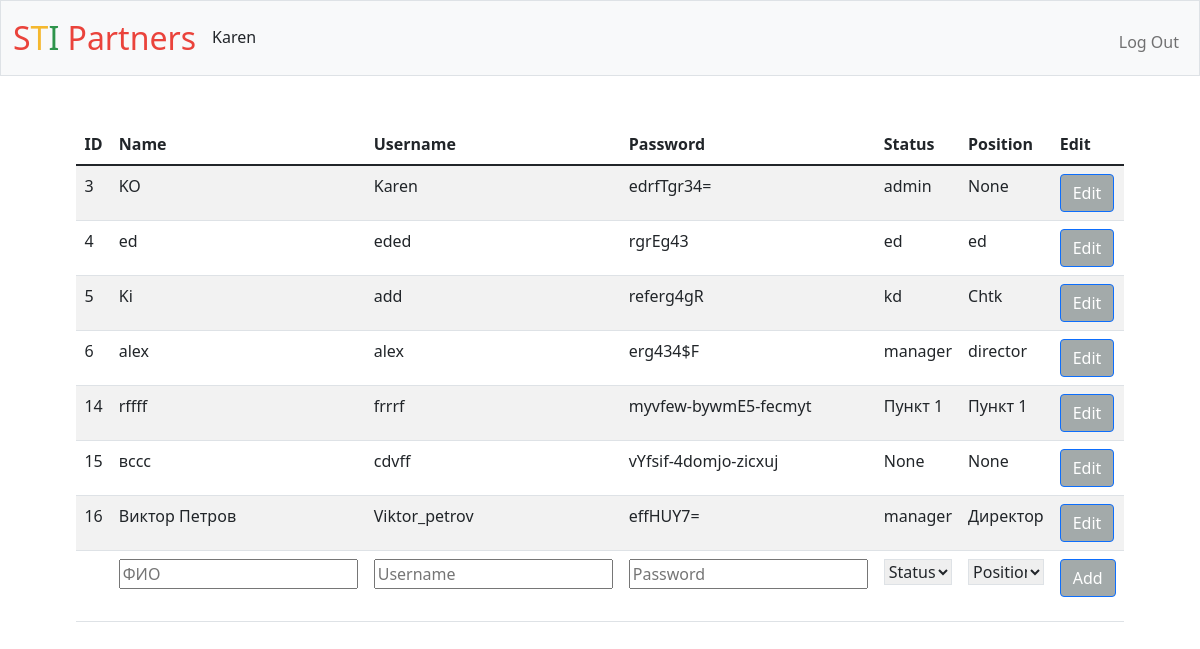
Page / (signed in) on the earlier database version.
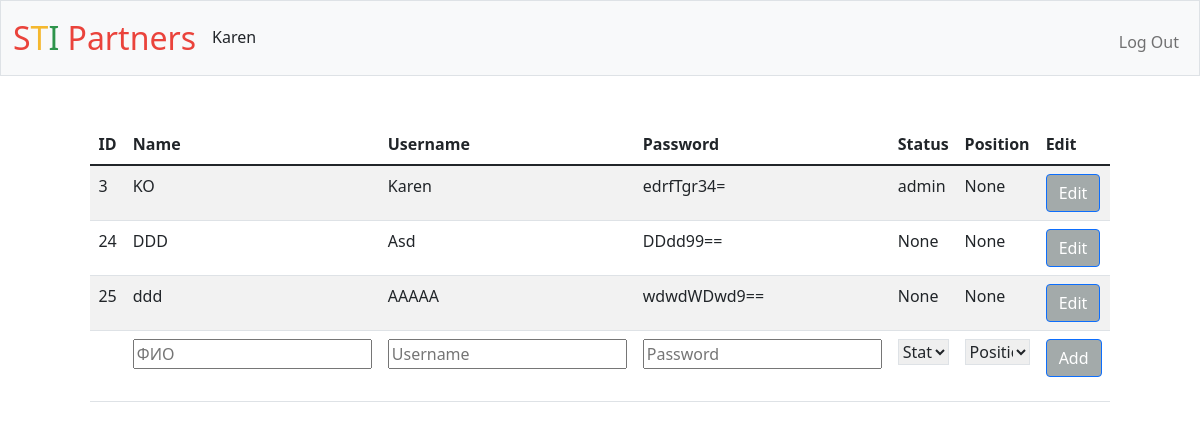
Same page on the later database version.
### tables this page shows
CREATE TABLE users (id INTEGER PRIMARY KEY AUTOINCREMENT NOT NULL, username TEXT NOT NULL, hash TEXT NOT NULL, status TEXT, name text, position text);

### app.py (the view)
@app.route("/")
@login_required
def index():
    if session["user_status"] == "admin":
        users = db.execute("SELECT * FROM users")
        return render_template("admin.html", users = users)
    elif session["user_status"] == "manager":
        return render_template("index.html")
    else:
        return render_template("index.html")

### app.py (called while the page is built)
@app.after_request
def after_request(response):
    response.headers["Cache-Control"] = "no-cache, no-store, must-revalidate"
    response.headers["Expires"] = 0
    response.headers["Pragma"] = "no-cache"
    return response

### helpers.py (called while the page is built)
def login_required(f):
    @wraps(f)
    def decorated_function(*args, **kwargs):
        if session.get("user_id") is None:
            return redirect("/login")
        return f(*args, **kwargs)
    return decorated_function

### templates/admin.html (shortened to what this page needs)
{% extends "layout.html" %}
{% block main %}
    <table class="table table-striped"  style="margin:auto; width: 82%; text-align:left">
        <thead>
            <tr style="text-align:left">
                <th style="text-align:left">ID</th>
                <th style="text-align:left">Name</th>
                <th>Username</th>
                <th>Password</th>
                <th>Status</th>
                <th>Position</th>
                <th>Edit</th>
            </tr>
        </thead>
        <tbody>
            {% for user in users %}
            <tr>
                <td style="text-align:left">{{ user.id }} </td>
                <td style="text-align:left">{{ user.name }}</td>
                <td>{{ user.username }}</td>
                <td>{{ user.hash }}</td>
                <td>{{ user.status }}</td>
                <td>{{ user.position }}</td>
                <td style="width:13%;"> <div style="float: left; ">
                    <form action="/edit" method="post">
                        <button class="btn btn-primary" type="submit">Edit</button>
                    </form>
                </div>
                </td>
            </tr>
            {% endfor %}
            <tr>
                <form action="/register" method="post" name="register" onsubmit="return validateForm()">
                <td></td>
                <td><input  autocomplete="off" id="name" name="name"  placeholder="ФИО" type="text"  minlength="" maxlength="30" ></td>
                <td><input autocomplete="off" id="username" name="username"  placeholder="Username" type="text"  minlength="" maxlength="30"></td>
                <td><input autocomplete="off" id="password" name="password" placeholder="Password" type="password"  minlength="" maxlength="30" ></td>
                <td>
                    <select name="status" class="table table-striped">
                        <option disabled selected>Status</option>
                    </select>
                </td>
                <td>
                    <select name="position" class="table table-striped">
                        <option disabled selected>Position</option>
                    </select>
                </td>
                <td>
                    <button class="btn btn-primary" type="submit" id="button" >Add</button>
                </td>
            </tr>
        </tbody>
    </table>
{% endblock %}

### templates/layout.html (shortened to what this page needs)
<!DOCTYPE html>
<html lang="en">
    <head>
        <link href="https://cdn.jsdelivr.net/npm/bootstrap@5.1.3/dist/css/bootstrap.min.css" rel="stylesheet">
        <link href="https://cdn.jsdelivr.net/npm/bootstrap@5.1.3/dist/css/bootstrap.min.css" rel="stylesheet">
        <link href="/static/styles.css" rel="stylesheet">
    </head>
    <body>
        <nav class="bg-light border navbar navbar-expand-md navbar-light">
            <div class="container-fluid">
                <a class="navbar-brand" href="/"><span class="red">S</span><span class="yellow">T</span><span class="green">I</span> <span class="red">Partners</span></a>
                <div class="collapse navbar-collapse" id="navbar">
                    {% if session["user_id"] %}
                        <ul class="navbar-nav me-auto mt-2">
                            <li><h6>{{ session["user_name"] }}</h6></li>
                        </ul>
                        <ul class="navbar-nav ms-auto mt-2">
                            <li class="nav-item"><a class="nav-link" href="/logout">Log Out</a></li>
                        </ul>
                    {% else %}
                        <ul class="navbar-nav ms-auto mt-2">
                            <li class="nav-item"><a class="nav-link" href="/login">Log In</a></li>
                        </ul>
                    {% endif %}
                </div>
            </div>
        </nav>
        <main class="container-fluid py-5 text-center">
            {% block main %}{% endblock %}
        </main>
    </body>
</html>

### static/styles.css (style rules this page uses)
nav .navbar-brand { font-size: xx-large; }
nav .navbar-brand .red { color: #ea433b; }
nav .navbar-brand .yellow { color: #f5b82e; }
nav .navbar-brand .green { color: #2e944b; }
.btn-primary { background-color: rgb(163, 170, 170); }

Differences in the rows shown:
removed users: id "4", name "ed", username "eded", hash "rgrEg43", status "ed", position "ed"
removed users: id "5", name "Ki", username "add", hash "referg4gR", status "kd", position "Chtk"
removed users: id "6", name "alex", username "alex", hash "erg434$F", status "manager", position "director"
removed users: id "14", name "rffff", username "frrrf", hash "myvfew-bywmE5-fecmyt", status "Пункт 1", position "Пункт 1"
removed users: id "15", name "вссс", username "cdvff", hash "vYfsif-4domjo-zicxuj", status "None", position "None"
removed users: id "16", name "Виктор Петров", username "Viktor_petrov", hash "effHUY7=", status "manager", position "Директор"
added users: id "24", name "DDD", username "Asd", hash "DDdd99==", status "None", position "None"
added users: id "25", name "ddd", username "AAAAA", hash "wdwdWDwd9==", status "None", position "None"
